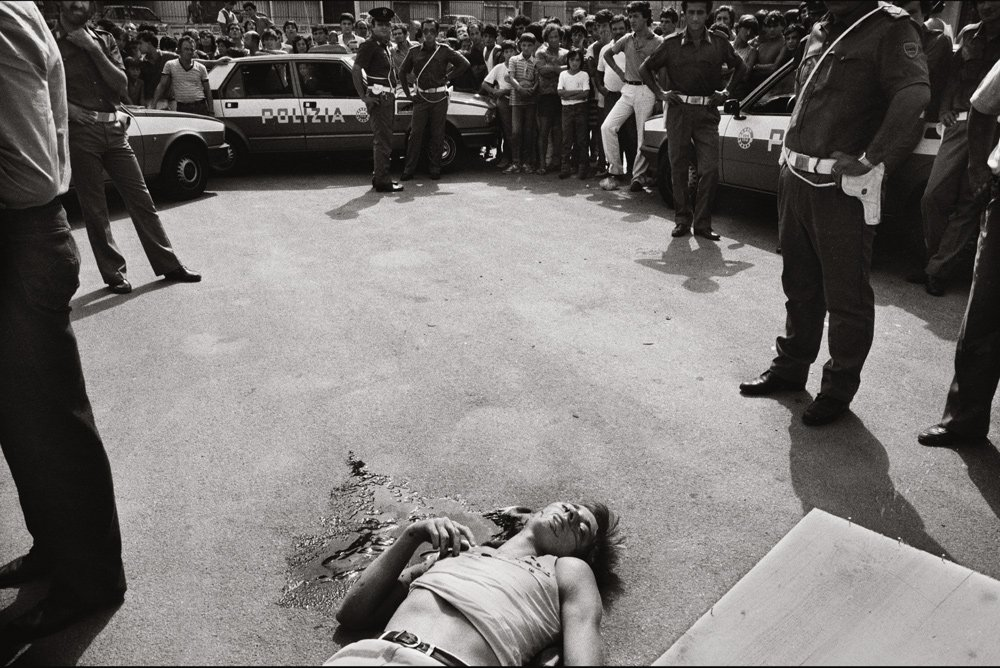
#> input picture Image Process/Histogram/downloaded/Crowd-look-at-the-body-of-a-young-man-killed-in-the-Romagnolo-neighborhood.-His-twin-brother-will-also-be-killed-later-Palermo-1980.jpg, 1000 x 668 px, found by its file name; its folder holds only this picture in this run
$ jupyter execute --allow-errors histogram.ipynb   (shell and % lines are left out)
#> lines starting #> are read from the running program, lines starting #| are printed output that depends on the picture
[cell 1]
from google.colab import drive
#> (the rest of this cell did not finish here and is left out)

[cell 2]
import os
import cv2 as cv
from google.colab.patches import cv2_imshow


def image_conversion(input_folder,output_folder):
#> called with output_folder = '/content/drive/My Drive/Histogram/CLAHEd'
    for filename in os.listdir(input_folder):
      input_path = os.path.join(input_folder, filename)

      if filename.endswith('.jpeg') or filename.endswith('.jpg'):
        output_path = os.path.join(output_folder, filename.replace('.jpeg', '.png').replace('.jpg', '.png'))
        img = cv.imread(input_path)
#> img is the input picture: shape (668, 1000, 3); mean B, G, R 111.6, 113.5, 117
        cv.imwrite(output_path, img)
        cv2_imshow(img)

input_folder = '/content/drive/My Drive/Histogram/downloaded'
output_folder = "/content/drive/My Drive/Histogram/CLAHEd"
image_conversion(input_folder, output_folder)

## CLAHE for single image

[cell 3]
import os
import cv2 as cv
from google.colab.patches import cv2_imshow

img = cv.imread('/content/drive/My Drive/Histogram/downloaded/discarded-clothing-from-the-dead-spread-50625939-bcde8a7a5907446ca9246f672639f029.jpg')

#> (the rest of this cell did not finish here and is left out)

# CLAHE

[cell 4]
import cv2 as cv
import os
from google.colab.patches import cv2_imshow

input_destination = '/content/drive/My Drive/Histogram/downloaded'
output_destination = "/content/drive/My Drive/Histogram/CLAHEd"


for i in os.listdir(input_destination):
        input_image = os.path.join(input_destination,i)
        gr_img = cv.imread(input_image,0)
#> gr_img: shape (668, 1000); min 0, max 255, mean 114.4

        clahe = cv.createCLAHE(clipLimit=2.0, tileGridSize=(8,8))
        cl1 = clahe.apply(gr_img)
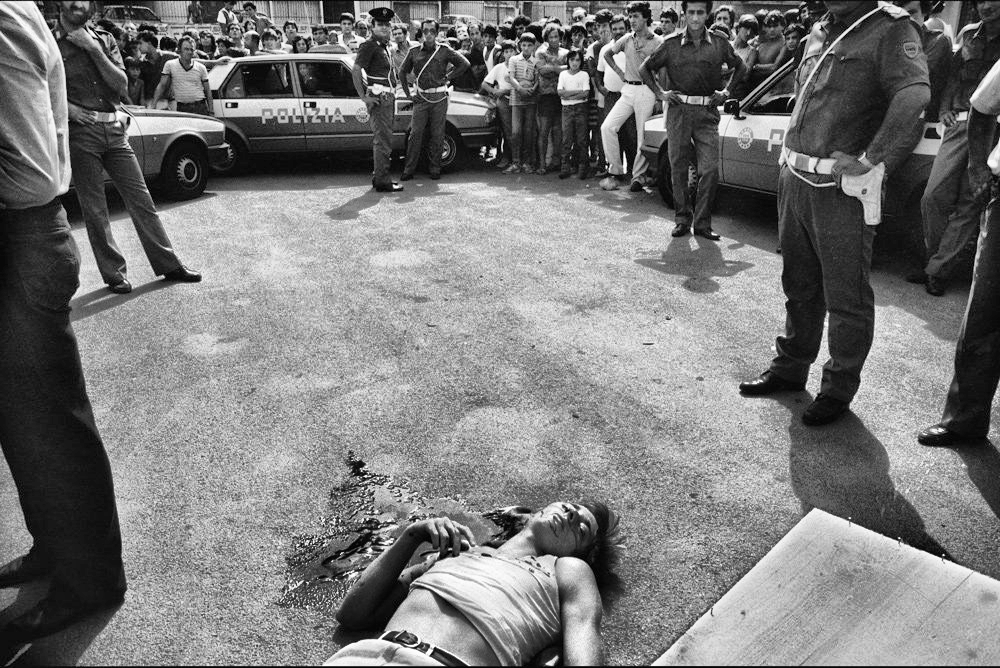
#> cl1: shape (668, 1000); min 0, max 255, mean 121.3

        output_image = os.path.join(output_destination,i)
        cv.imwrite(output_image, cl1)
        cv2_imshow(gr_img)
        cv2_imshow(cl1)


$ run again, on Image Process/Histogram/downloaded/images (1).jpeg
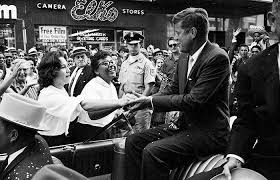
#> input picture Image Process/Histogram/downloaded/images (1).jpeg, 280 x 180 px, found by its file name
#> in image_conversion, img is the input picture: shape (180, 280, 3); min 0, max 255, mean 80.1
#> `cl1 = clahe.apply(gr_img)`:
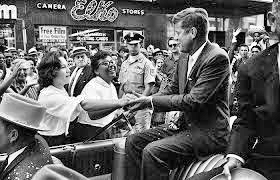
#> cl1: shape (180, 280); min 1, max 255, mean 100.7

$ run again, on Image Process/Histogram/downloaded/images.jpeg
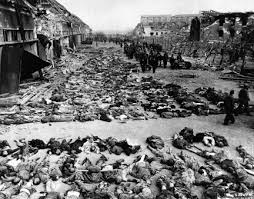
#> input picture Image Process/Histogram/downloaded/images.jpeg, 254 x 199 px, found by its file name
#> in image_conversion, img is the input picture: shape (199, 254, 3); min 0, max 255, mean 116.9
#> `cl1 = clahe.apply(gr_img)`:
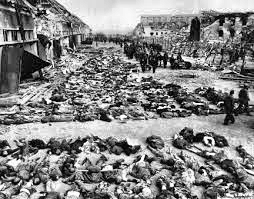
#> cl1: shape (199, 254); min 1, max 255, mean 132.2

$ run again, on Image Process/Histogram/downloaded/discarded-clothing-from-the-dead-spread-50625939-bcde8a7a5907446ca9246f672639f029.jpg
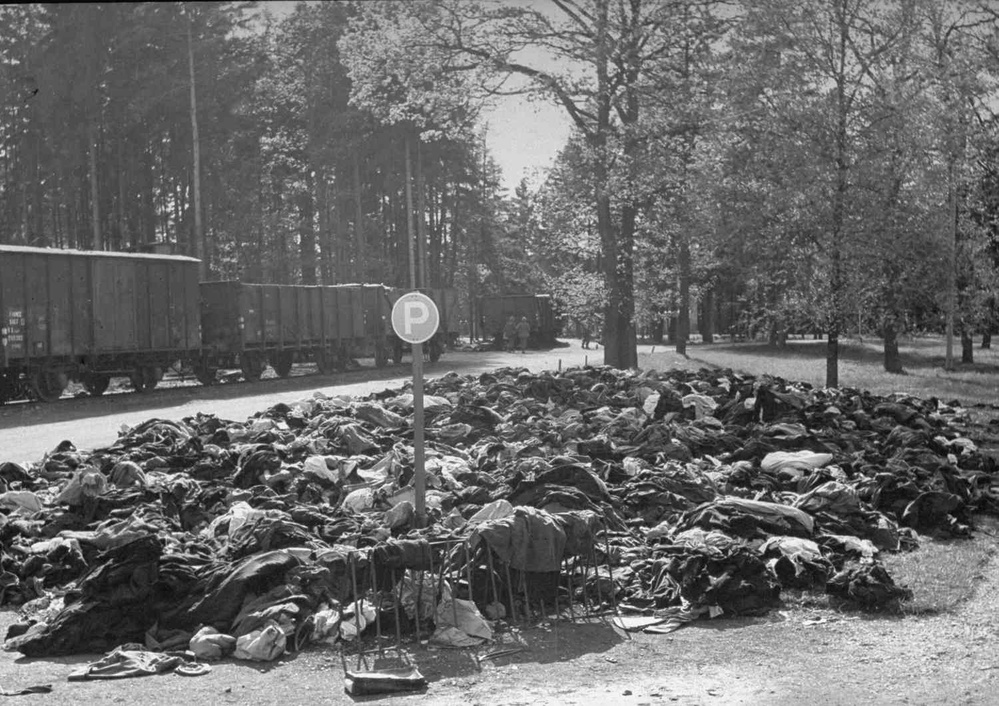
#> input picture Image Process/Histogram/downloaded/discarded-clothing-from-the-dead-spread-50625939-bcde8a7a5907446ca9246f672639f029.jpg, 999 x 706 px, shrunk from 1500 x 1061 before the run, found by its file name
#> in image_conversion, img is the input picture: shape (706, 999, 3); min 0, max 255, mean 106.6
#> `equalised = cv.equalizeHist(gray_img)`:
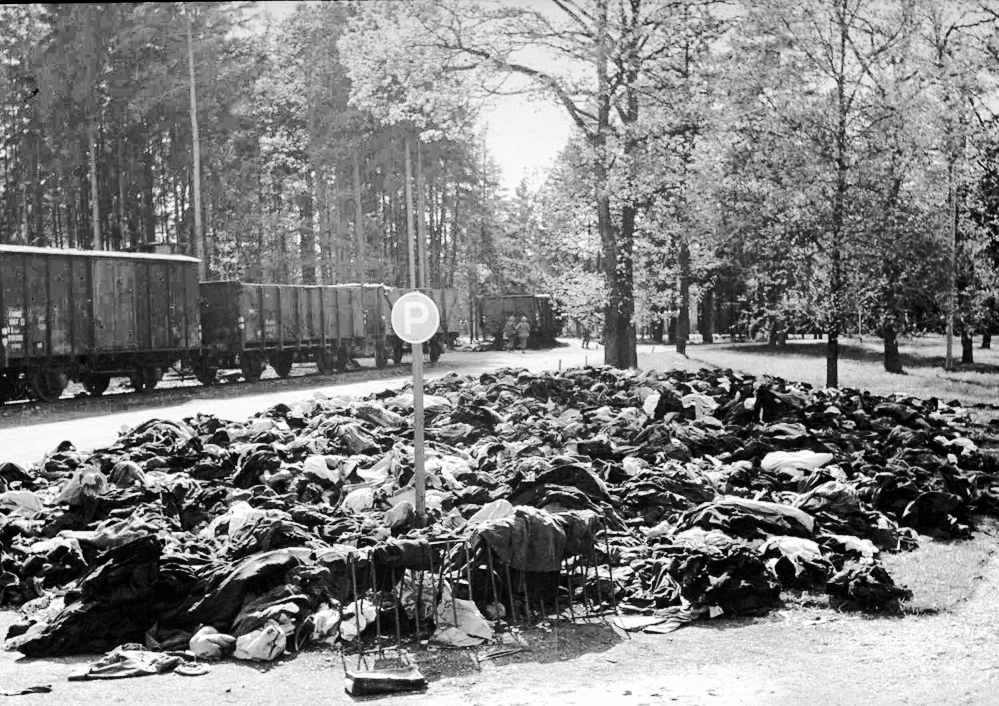
#> equalised: shape (706, 999); min 0, max 255, mean 128.4
#> `plt.show()`:
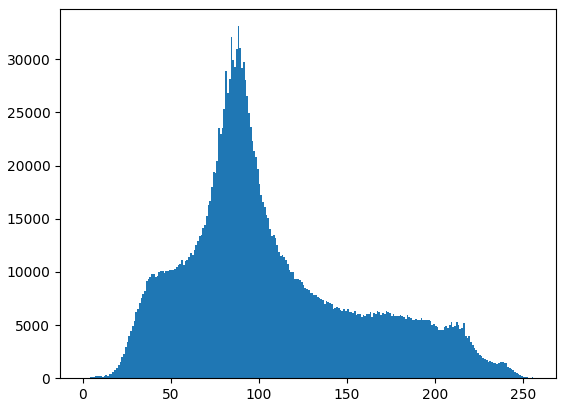
#> figure drawn by matplotlib, 1 panel; tallest bar 33114 high, from x = 88 to 89
#> x = 999 rows, first 8: [13, 13, 13], [7, 7, 7], [9, 9, 9], [11, 11, 11], [8, 8, 8], [8, 8, 8], [10, 10, 10], [8, 8, 8]
#> y = 999 rows, first 8: [15, 15, 15], [13, 13, 13], [10, 10, 10], [8, 8, 8], [7, 7, 7], [8, 8, 8], [9, 9, 9], [8, 8, 8]
